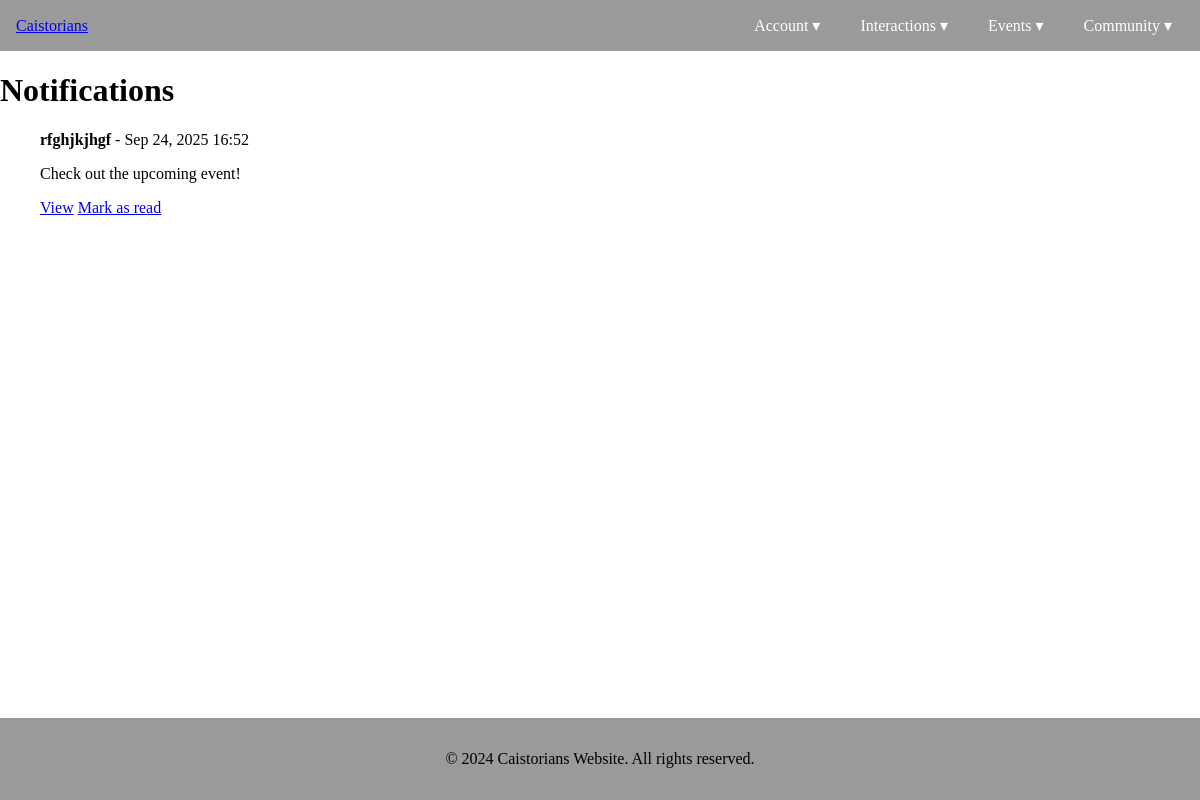
Page /notifications/ (signed in) on the committed database.
### notifications/models.py (models this page shows, shortened)
class Notification(models.Model):
    school = models.ForeignKey(School, on_delete=models.CASCADE, related_name="notifications", null=True, blank=True)
    title = models.CharField(max_length=255)
    message = models.TextField()
    link = models.URLField(blank=True, null=True)
    created_at = models.DateTimeField(default=timezone.now)

### notifications/views.py (the view)
# urls.py: path("", views.notifications_list, name="list"),
def notifications_list(request):
    school_notes = Notification.objects.filter(school=request.user.school)
    individual_notes = Notification.objects.filter(school__isnull=True, user_states__user=request.user)
    user_states = UserNotification.objects.filter(user=request.user)
    deleted_ids = [state.notification.id for state in user_states if state.deleted]
    all_notifications = list(school_notes) + list(individual_notes)
    all_notifications = [n for n in all_notifications if n.id not in deleted_ids]
    all_notifications.sort(key=lambda x: x.created_at, reverse=True)
    context = {'notifications': all_notifications, 'user_states': {state.notification.id: state for state in user_states}}
    return render(request, 'notifications/notifications_list.html', context)

### notifications/templates/notifications/notifications_list.html (shortened to what this page needs)
{% extends "Main/base.html" %}
{% block content %}
<h1>Notifications</h1>
<ul>
  {% for note in notifications %}
    {% with state=user_states.note.id %}
      <strong>{{ note.title }}</strong> - {{ note.created_at|date:"M d, Y H:i" }}
      <p>{{ note.message }}</p>
      {% if note.link %}
        <a href="{{ note.link }}">View</a>
      {% endif %}
      <a href="{% url 'notifications:mark_as_read' note.id %}">Mark as read</a>
    {% endwith %}
  {% empty %}
    <li>No notifications.</li>
  {% endfor %}
</ul>
{% endblock %}

### Main/static/Main/style.css (style rules this page uses)
body { display: flex; flex-direction: column; min-height: 100vh; margin: 0; padding: 0; }

### rows in the picture
Notification: title "rfghjkjhgf", created_at "Sep 24, 2025 16:52", message "Check out the upcoming event!"

### other values in the picture
{{ year|default:2024 }} "2024"
